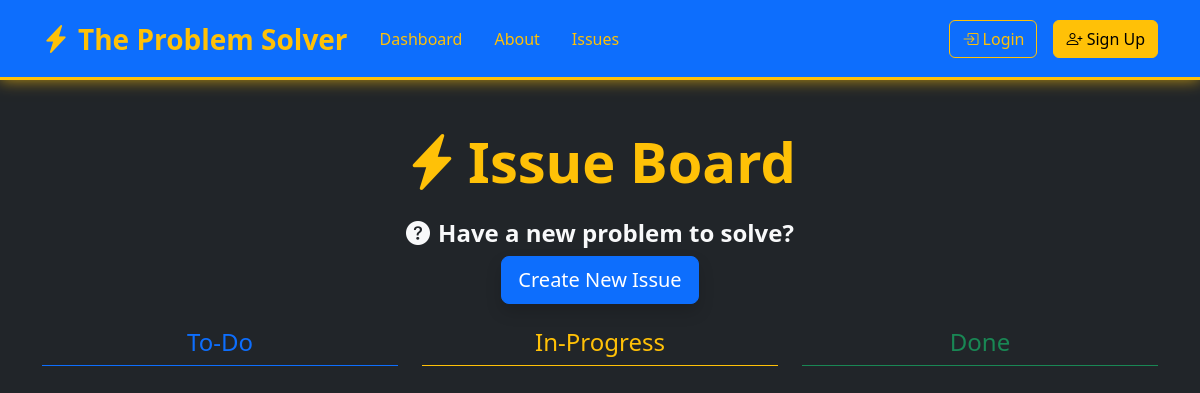
The page /issues/board/ on the database as committed earlier.
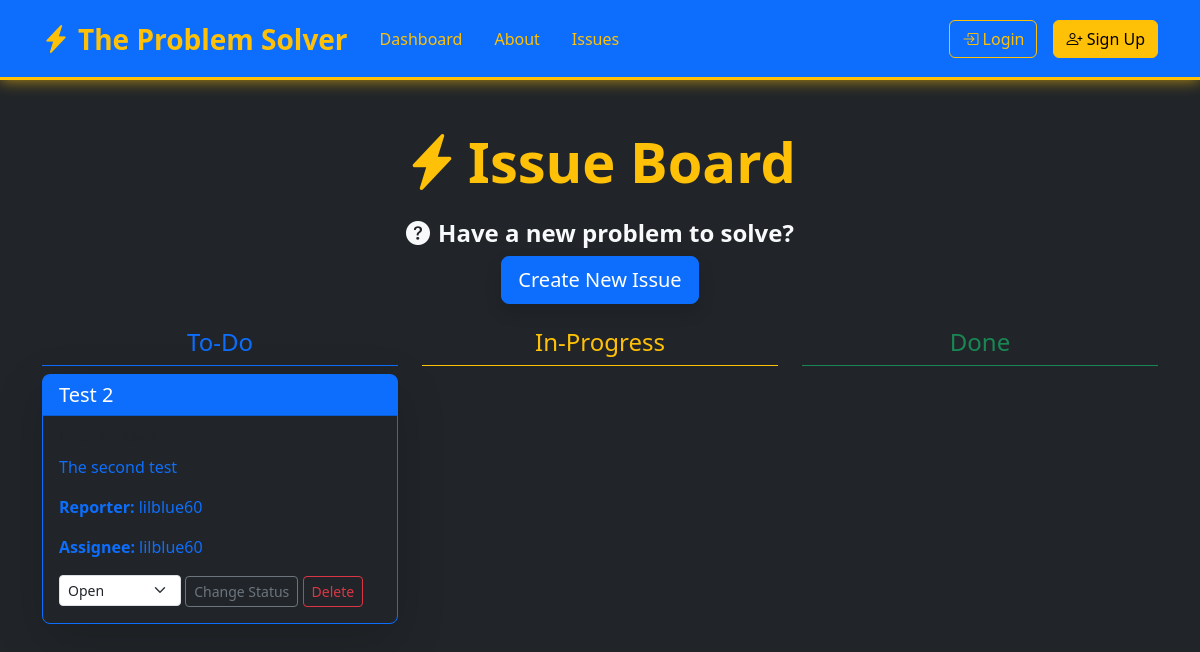
The same page on the database as committed later.
### issues/models.py (models this page shows, shortened)
class Issue(models.Model):
    title = models.CharField(max_length=128, default="Untitled Issue")
    summary = models.CharField(max_length=256, blank=True)
    description = models.TextField(blank=True)
    reporter = models.ForeignKey(
        get_user_model(),
        on_delete=models.CASCADE,
        related_name="reported_issues"
    )
    assignee = models.ForeignKey(
        get_user_model(),
        on_delete=models.SET_NULL,
        related_name="assigned_issues",
        null=True,
        blank=True
    )
    status = models.ForeignKey(
        Status,
        on_delete=models.PROTECT,
        null=True,
        blank=True
    )
    priority = models.ForeignKey(
        Priority,
        on_delete=models.PROTECT,
        null=True,
        blank=True
    )
    created_on = models.DateTimeField(auto_now_add=True)
    updated_on = models.DateTimeField(auto_now=True)
    class Meta:
        ordering = ['-created_on']

class Status(models.Model):
    name = models.CharField(max_length=128, unique=True)
    description = models.CharField(max_length=256, blank=True)
    order = models.IntegerField(default=0)
    class Meta:
        verbose_name_plural = "statuses"
        ordering = ['order']

### accounts/models.py (models this page shows, shortened)
class CustomUser(AbstractUser):
    role = models.ForeignKey(
        Role,
        on_delete=models.PROTECT,
        null=True,
        blank=True
    )
    team = models.ForeignKey(
        Team,
        on_delete=models.PROTECT,
        null=True,
        blank=True
    )

### issues/views.py (the view)
# urls.py: path('board/', BoardView.as_view(), name='board'),
class BoardView(ListView):
    template_name = "issues/board.html"
    model = Issue
    def get_context_data(self, **kwargs):
        context = super().get_context_data(**kwargs)
        context['to_do_list'] = Issue.objects.filter(status__name__in=["To-Do", "Open"])
        context['in_progress_list'] = Issue.objects.filter(status__name="In-Progress")
        context['done_list'] = Issue.objects.filter(status__name="Done")
        context['statuses'] = Status.objects.all()
        return context

### issues/models.py (called while the page is built)
    def __str__(self):
        return self.name

### templates/issues/board.html (shortened to what this page needs)
{% extends 'base.html' %}
{% load crispy_forms_tags %}
{% block content %}
<div class="container mt-5">
    <h1 class="text-center mb-4 text-warning fw-bold display-4">
        <i class="bi bi-lightning-charge-fill me-2"></i>Issue Board
    </h1>
    <div class="text-center mb-4">
        <h4 class="text-light fw-semibold">
            <i class="bi bi-question-circle-fill me-2"></i>Have a new problem to solve?
        </h4>
        <a href="{% url 'issues:create' %}" class="btn btn-primary btn-lg shadow">Create New Issue</a>
    </div>
    <div class="row">
        <div class="col-md-4">
            <h4 class="text-center text-primary border-bottom border-primary pb-2">To-Do</h4>
            {% for issue in to_do_list %}
            <div class="card issue-card mb-3 shadow-lg border-primary bg-dark text-primary">
                <div class="card-header bg-primary text-white">
                    <h5 class="card-title mb-0">{{ issue.title }}</h5>
                </div>
                <div class="card-body">
                    <h6 class="card-subtitle mb-2 text-muted">Priority: {{ issue.priority }}</h6>
                    <p class="card-text">{{ issue.description|truncatechars:128 }}</p>
                    <p class="card-text"><strong>Reporter:</strong> {{ issue.reporter }}</p>
                    <p class="card-text"><strong>Assignee:</strong> {{ issue.assignee }}</p>
                    <form method="POST" action="{% url 'issues:change_status' issue.pk %}" class="d-inline">
                        <select name="status" class="form-select form-select-sm d-inline w-auto">
                            {% for status in statuses %}
                            <option value="{{ status.name }}" {% if issue.status.name == status.name %}selected{% endif %}>
                                {{ status.name }}
                            </option>
                            {% endfor %}
                        </select>
                        <button type="submit" class="btn btn-sm btn-outline-secondary">Change Status</button>
                    </form>
                    <a href="{% url 'issues:delete' issue.pk %}" class="btn btn-sm btn-outline-danger">Delete</a>
                </div>
            </div>
            {% endfor %}
        </div>
        <div class="col-md-4">
            <h4 class="text-center text-warning border-bottom border-warning pb-2">In-Progress</h4>
        </div>
        <div class="col-md-4">
            <h4 class="text-center text-success border-bottom border-success pb-2">Done</h4>
        </div>
    </div>
</div>
{% endblock content %}

### templates/base.html (shortened to what this page needs)
{% load static %}
<!DOCTYPE html>
<html lang="en">
<head>
    <link href="https://cdn.jsdelivr.net/npm/bootstrap@5.3.0/dist/css/bootstrap.min.css" rel="stylesheet">
    <link rel="stylesheet" href="https://cdn.jsdelivr.net/npm/bootstrap-icons@1.10.0/font/bootstrap-icons.css">
    <link rel="stylesheet" href="{% static 'css/base.css' %}">
</head>
<body class="bg-dark">
    <nav
        class="navbar navbar-expand-lg navbar-dark bg-primary fixed-top border-bottom border-warning border-3 border-glow">
        <div class="container">
            <a class="navbar-brand text-warning fw-bold fs-3" href="{% url 'pages:home' %}">
                <i class="bi bi-lightning-charge-fill me-2"></i>The Problem Solver
            </a>
            <div class="collapse navbar-collapse" id="navbarNav">
                <ul class="navbar-nav me-auto">
                    <li class="nav-item mx-2">
                        <a class="nav-link text-warning" href="{% url 'pages:home' %}">Dashboard</a>
                    </li>
                    <li class="nav-item mx-2">
                        <a class="nav-link text-warning" href="{% url 'pages:about' %}">About</a>
                    </li>
                    <li class="nav-item mx-2">
                        <a class="nav-link text-warning" href="{% url 'issues:board' %}">Issues</a>
                    </li>
                </ul>
                <ul class="navbar-nav">
                    {% if user.is_authenticated %}
                    <li class="nav-item mx-2">
                        <span class="nav-link text-warning">Welcome, {{ user.username }}</span>
                    </li>
                    <li class="nav-item mx-2">
                        <form action="{% url 'accounts:logout' %}" method="post" class="d-inline">
                            {% csrf_token %}
                            <button type="submit" class="btn btn-outline-warning">
                                <i class="bi bi-box-arrow-right"></i> Logout
                            </button>
                        </form>
                    </li>
                    {% else %}
                    <li class="nav-item mx-2">
                        <a class="btn btn-outline-warning me-2" href="{% url 'accounts:login' %}">
                            <i class="bi bi-box-arrow-in-right"></i> Login
                        </a>
                    </li>
                    <li class="nav-item">
                        <a class="btn btn-warning" href="{% url 'accounts:signup' %}">
                            <i class="bi bi-person-plus"></i> Sign Up
                        </a>
                    </li>
                    {% endif %}
                </ul>
            </div>
        </div>
    </nav>
    <main>
        {% block content %}{% endblock %}
    </main>
</body>
</html>

### static/css/base.css (style rules this page uses)
body { padding-top: 80px; }
.navbar { padding: 0.8rem 1rem; height: 80px; }
main { margin-top: 1rem; min-height: calc(100vh - 80px); }
.border-glow { border-color: #ffc107 !important; box-shadow: 0 0 15px rgba(255, 193, 7, 0.7); transition: box-shadow 0.3s ease; }
.navbar-dark .navbar-nav .nav-link { color: #ffc107 !important; }
.issue-card { border-radius: 8px; border: 1px solid #ddd; }

### templates/base.html (style rules this page uses)
body { padding-top: 80px; }
.navbar { padding: 0.8rem 1rem; height: 80px; }

Rows that differ between the two databases and show on the page:
added Issue: title "Test 2", description "The second test", reporter "lilblue60", assignee "lilblue60", status "Open"
